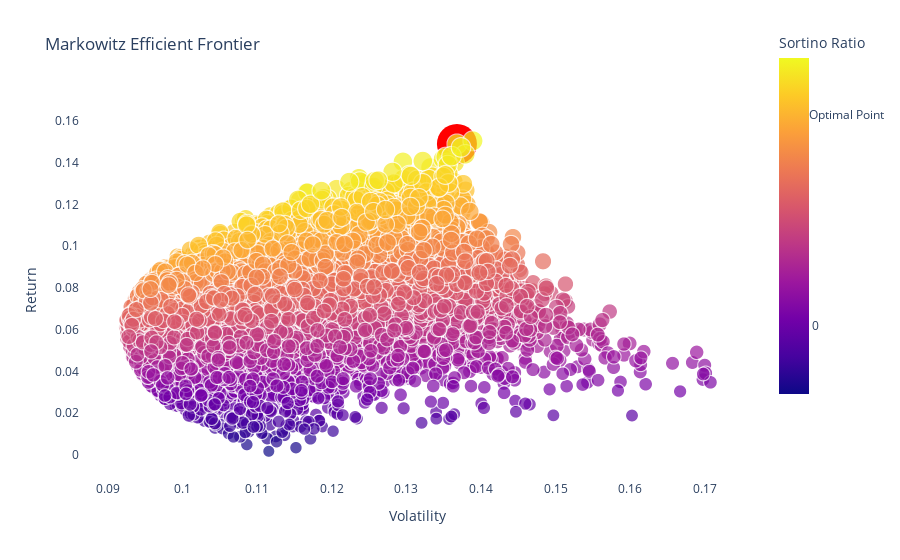

Source (notebook cell):
### Code cell
# === 10. Visualization ===

# --- Plot Monte Carlo Simulation as Efficient Frontier ---

# DataFrame with simulation results needed for Efficient Frontier
efficient_df = pd.DataFrame({'Volatility': volatility_runs.tolist(), 
                             'Return': expected_return_runs.tolist(), 
                             'Sortino Ratio': sortino_ratio_runs.tolist(),
                             'Value': final_value_runs.tolist()
})

import plotly.io as pio
import plotly.graph_objects as go

# (OPTIONAL): Open Plotly charts in default browser
# pio.renderers.default = 'browser' 

# Plot Efficient Frontier 
fig = px.scatter(efficient_df, 
                 x='Volatility', 
                 y='Return', 
                 color='Sortino Ratio',
                 hover_data=['Sortino Ratio'], 
                 size='Value',
                 title='Markowitz Efficient Frontier',
)

#Highlight the optimal portfolio point (based on selected criterion)
fig.add_trace(go.Scatter(
    x=[train_volatility],
    y=[train_return],
    mode='markers',
    name='Optimal Point',
    marker=dict(size=40, color='red'),
    customdata=[[train_sortino, train_value]],  # pass any additional metrics
    hovertemplate=(
        'Volatility: %{x:.2%}<br>' +
        'Return: %{y:.2%}<br>' +
        'Sortino Ratio: %{customdata[0]:.2f}<br>' +
        'Value: %{customdata[1]:,.2f}€<br>' +
        '<extra>Optimal Point</extra>'
    )
))

fig.update_layout(coloraxis_colorbar = dict(y = 0.7, dtick = 5))
fig.update_layout({'plot_bgcolor': "white"})
fig.show()

### Figure 1 — Plotly figure (JSON) as saved in the notebook; plotly's stock layout.template omitted (floating-point values rounded to 4 significant figures; data arrays with more than 128 entries replaced by an {"elided": "..."} marker saying what was removed)
{"data": [{"customdata": {"elided": "10000x1 float values"}, "hovertemplate": "Volatility=%{x}<br>Return=%{y}<br>Value=%{marker.size}<br>Sortino Ratio=%{marker.color}<extra></extra>", "legendgroup": "", "marker": {"color": {"elided": "10000 float values"}, "coloraxis": "coloraxis", "size": {"elided": "10000 float values"}, "sizemode": "area", "sizeref": 625.3, "symbol": "circle"}, "mode": "markers", "name": "", "showlegend": false, "type": "scattergl", "x": {"elided": "10000 float values"}, "xaxis": "x", "y": {"elided": "10000 float values"}, "yaxis": "y"}, {"customdata": [[0.9006, 249100.0]], "hovertemplate": "Volatility: %{x:.2%}<br>Return: %{y:.2%}<br>Sortino Ratio: %{customdata[0]:.2f}<br>Value: %{customdata[1]:,.2f}€<br><extra>Optimal Point</extra>", "marker": {"color": "red", "size": 40}, "mode": "markers", "name": "Optimal Point", "type": "scatter", "x": [0.1368], "y": [0.1489]}], "layout": {"coloraxis": {"colorbar": {"dtick": 5, "title": {"text": "Sortino Ratio"}, "y": 0.7}, "colorscale": [[0, "#0d0887"], [0.1111, "#46039f"], [0.2222, "#7201a8"], [0.3333, "#9c179e"], [0.4444, "#bd3786"], [0.5556, "#d8576b"], [0.6667, "#ed7953"], [0.7778, "#fb9f3a"], [0.8889, "#fdca26"], [1, "#f0f921"]]}, "legend": {"itemsizing": "constant", "tracegroupgap": 0}, "plot_bgcolor": "white", "title": {"text": "Markowitz Efficient Frontier"}, "xaxis": {"anchor": "y", "domain": [0, 1], "title": {"text": "Volatility"}}, "yaxis": {"anchor": "x", "domain": [0, 1], "title": {"text": "Return"}}}}
